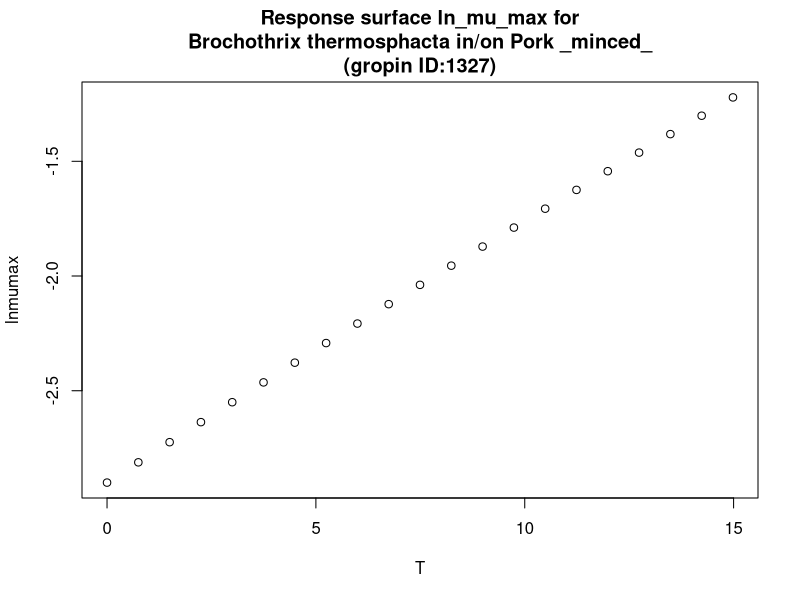

Source code (R):
#############################
# start of Parameter script
#############################
T <- seq(0,14.985014985015,length.out=21)
#############################
# end of Parameter script
#############################
############################# 
# start of Model script Gropin ID 1327 
#############################
 
# constant coefficients for this model
 
variables <- data.frame(T)
argumentsPar <- unique.data.frame(expand.grid(variables))
 
# heart of the model
response_surface <- function(T) {
   mumax <-log(0.055)-(73.2/0.00831)*((1/(T+273))-(1/273))

	return(mumax=mumax)
} 

# output parameters
responseSurface <- cbind(argumentsPar,response_surface(argumentsPar['T']))
colnames(responseSurface) <- c(colnames(argumentsPar),'lnmumax')
#############################
# End of Model script
#############################
############################# 
# start of Visualisation script Gropin ID 1327 
#############################
titleText <-'Response surface ln_mu_max for
Brochothrix thermosphacta in/on Pork _minced_
(gropin ID:1327)'
plot(T,responseSurface$'lnmumax',xlab='T',
                          ylab='lnmumax',main=titleText)
#############################
# End of Visualisation script
#############################
